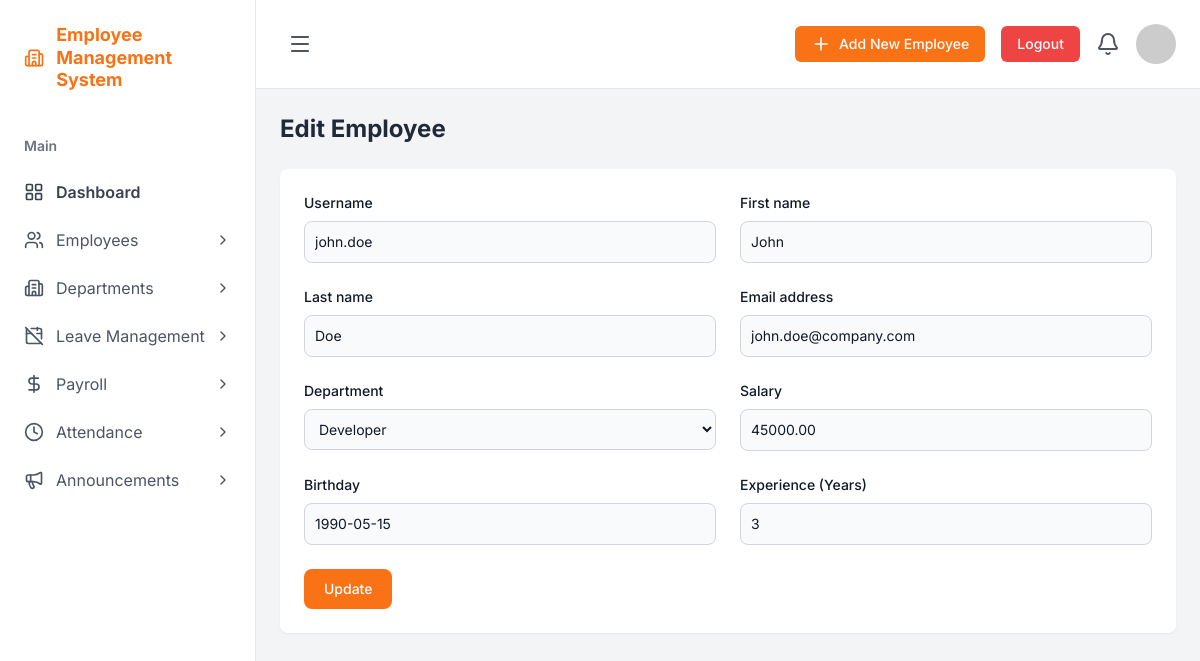
Page /dashboard/admin/employees/edit/2/ (signed in) on the committed database.
### core/models.py (models this page shows)
class User(AbstractUser):
    ROLE_CHOICES = (
        ('ADMIN', 'Admin'),
        ('EMPLOYEE', 'Employee'),
    )
    role = models.CharField(max_length=10, choices=ROLE_CHOICES, default='EMPLOYEE')
    is_approved = models.BooleanField(default=False)
    department = models.ForeignKey(Department, on_delete=models.SET_NULL, null=True, blank=True)
    salary = models.DecimalField(max_digits=10, decimal_places=2, null=True, blank=True)
    birthday = models.DateField(null=True, blank=True)
    experience = models.PositiveIntegerField(null=True, blank=True, help_text="Experience in years")
    date_of_joining = models.DateField(null=True, blank=True)
    objects = CustomUserManager()
    groups = models.ManyToManyField(
        Group,
        verbose_name='groups',
        blank=True,
        help_text='The groups this user belongs to. A user will get all permissions granted to each of their groups.',
        related_name="custom_user_set",  # Unique related_name
        related_query_name="user",
    )
    user_permissions = models.ManyToManyField(
        Permission,
        verbose_name='user permissions',
        blank=True,
        help_text='Specific permissions for this user.',
        related_name="custom_user_permissions_set",  # Unique related_name
        related_query_name="user",
    )

### core/views.py (the view)
# urls.py: path('dashboard/admin/employees/edit/<int:pk>/', AdminEmployeeUpdateView.as_view(), name='admin_edit_employee'),
class AdminEmployeeUpdateView(AdminRequiredMixin, UpdateView):
    model = User
    form_class = EmployeeUpdateForm
    template_name = 'admin_edit_employee.html'
    success_url = reverse_lazy('admin_view_employees')

### core/forms.py
class EmployeeUpdateForm(UserChangeForm):
    password = None # Exclude password from the form
    department = forms.ModelChoiceField(
        queryset=Department.objects.all(),
        empty_label="Select Department (Optional)",
        required=False
    )
    def __init__(self, *args, **kwargs):
        super().__init__(*args, **kwargs)
        common_attrs = {
            'class': 'bg-gray-50 border border-gray-300 text-gray-900 text-sm rounded-lg focus:ring-blue-500 focus:border-blue-500 block w-full p-2.5'
        }
        for field_name, field in self.fields.items():
            if isinstance(field.widget, (forms.TextInput, forms.EmailInput, forms.NumberInput, forms.Select, forms.DateInput)):
                field.widget.attrs.update(common_attrs)
    class Meta:
        model = User
        fields = (
            'username',
            'first_name',
            'last_name',
            'email',
            'department',
            'salary',
            'birthday',
            'experience'
        )

### core/models.py (called while the page is built)
    def __str__(self):
        return self.name

### core/views.py (called while the page is built)
    def dispatch(self, request, *args, **kwargs):
        if not request.user.is_authenticated:
            return self.handle_no_permission()
        if not (request.user.is_superuser or request.user.role == 'ADMIN'):
            return redirect('employee_dashboard')
        return super().dispatch(request, *args, **kwargs)

### templates/admin_edit_employee.html (shortened to what this page needs)
{% extends 'base_admin.html' %}
{% block content %}
<div class="p-6">
    <h2 class="text-2xl font-bold text-gray-800 mb-6">Edit Employee</h2>
    <div class="bg-white p-6 rounded-lg shadow-sm">
        <form method="post">
            <div class="grid gap-6 mb-6 md:grid-cols-2">
                <div>
                    <label for="id_username" class="block mb-2 text-sm font-medium text-gray-900">Username</label>
                    {{ form.username }}
                </div>
                <div>
                    <label for="id_first_name" class="block mb-2 text-sm font-medium text-gray-900">First name</label>
                    {{ form.first_name }}
                </div>
                <div>
                    <label for="id_last_name" class="block mb-2 text-sm font-medium text-gray-900">Last name</label>
                    {{ form.last_name }}
                </div>
                <div>
                    <label for="id_email" class="block mb-2 text-sm font-medium text-gray-900">Email address</label>
                    {{ form.email }}
                </div>
                <div>
                    <label for="id_department" class="block mb-2 text-sm font-medium text-gray-900">Department</label>
                    {{ form.department }}
                </div>
                <div>
                    <label for="id_salary" class="block mb-2 text-sm font-medium text-gray-900">Salary</label>
                    {{ form.salary }}
                </div>
                <div>
                    <label for="id_birthday" class="block mb-2 text-sm font-medium text-gray-900">Birthday</label>
                    {{ form.birthday }}
                </div>
                <div>
                    <label for="id_experience" class="block mb-2 text-sm font-medium text-gray-900">Experience (Years)</label>
                    {{ form.experience }}
                </div>
            </div>
            <button type="submit" class="text-white bg-orange-500 hover:bg-orange-600 focus:ring-4 focus:outline-none focus:ring-orange-300 font-medium rounded-lg text-sm w-full sm:w-auto px-5 py-2.5 text-center">Update</button>
        </form>
    </div>
</div>
{% endblock %}

### templates/base_admin.html (style rules this page uses)
body { font-family: 'Inter', sans-serif; background-color: #f3f4f6; }

### rows in the picture
User: username "john.doe", first_name "John", last_name "Doe", email "john.doe@company.com", department "Developer", salary "45000.00", birthday "1990-05-15", experience "3"
